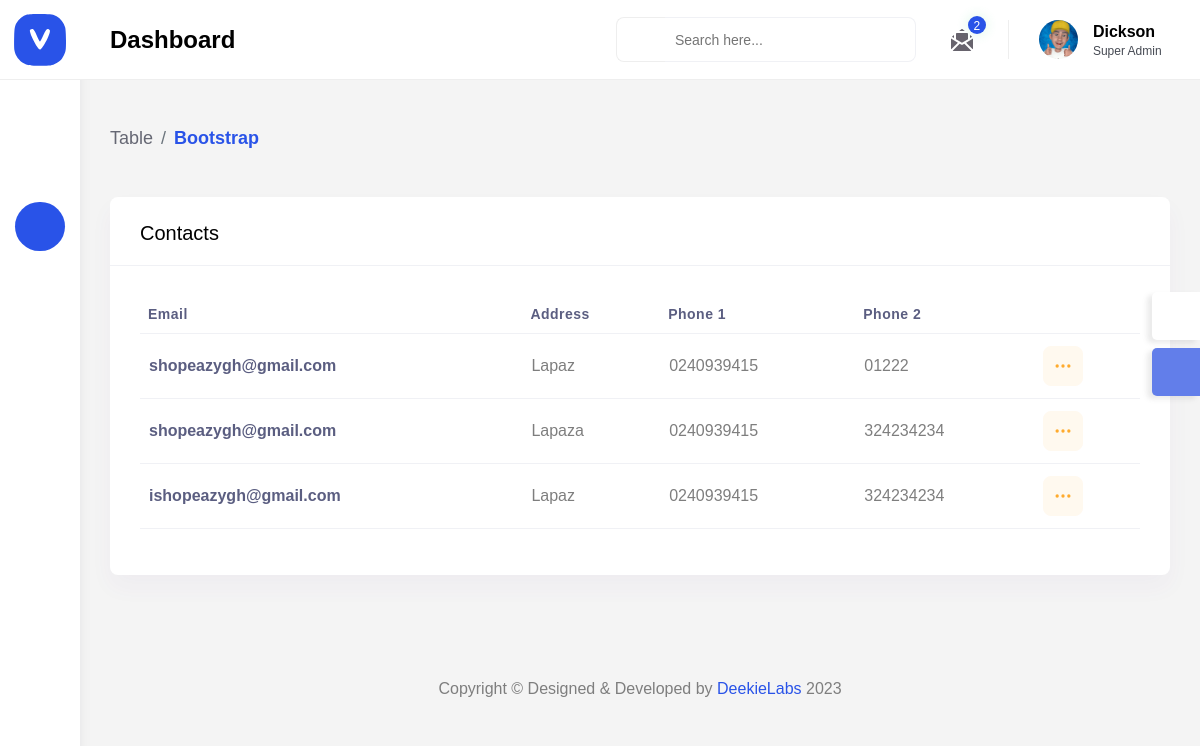
Page /dashboard/contact/view/ (signed in) on the earlier database version.
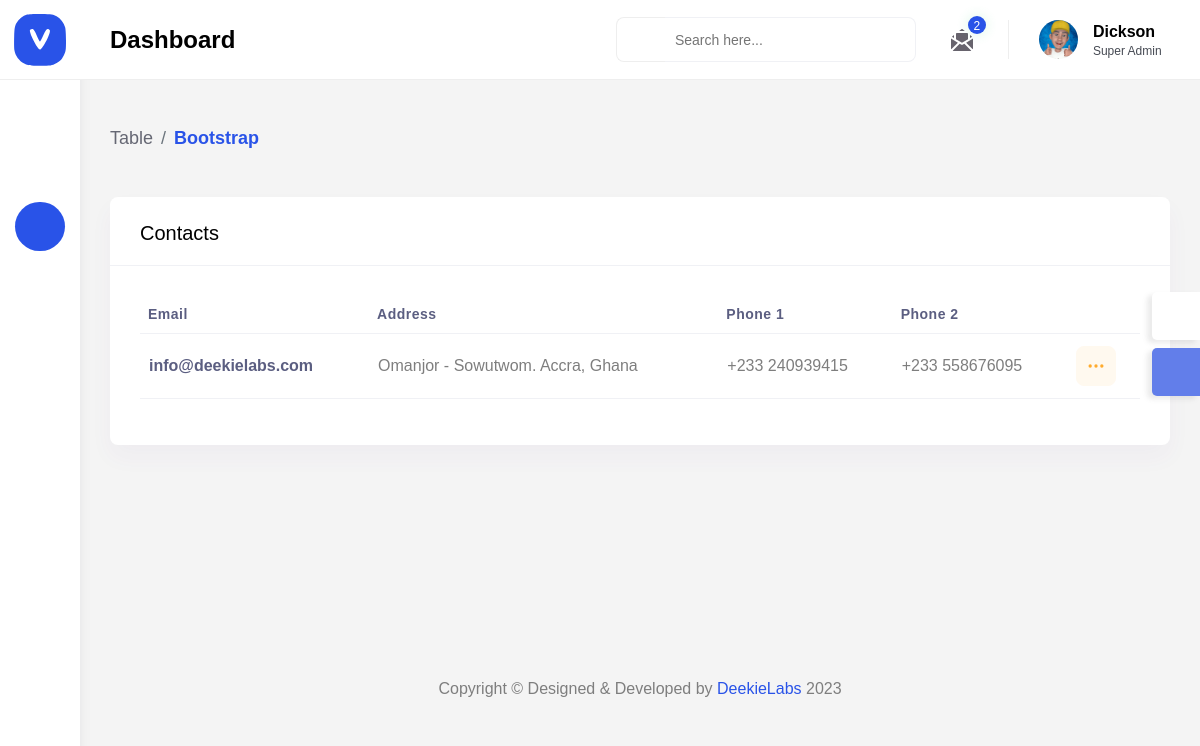
Same page on the later database version.
### main/models.py (models this page shows, shortened)
class ContactDetails(models.Model):
    address = models.CharField(max_length=150)
    phone = models.CharField(max_length=150)
    phone_2 = models.CharField(max_length=150)
    email = models.EmailField(max_length=254)
    id = models.UUIDField(default=uuid.uuid4, unique=True,
                          primary_key=True, editable=False)

### dashboard/views.py (the view)
# urls.py: path('contact/view/', views.viewContact, name="view-contact"),
@login_required(login_url="login")
def viewContact(request):
    user_messages = UserContact.objects.all()
    contacts = ContactDetails.objects.all()
    context = {
        'contacts':contacts,
        'user_messages':user_messages
    }
    return render(request, 'dashboard/contact/view-contact.html', context)

### dashboard/templates/dashboard/contact/view-contact.html (shortened to what this page needs)
{% extends 'layouts/admin.html' %}
{% load static %}
{% block content %}
        <div class="content-body">
            <div class="container-fluid">
                <div class="page-titles">
					<ol class="breadcrumb">
						<li class="breadcrumb-item"><a href="javascript:void(0)">Table</a></li>
						<li class="breadcrumb-item active"><a href="javascript:void(0)">Bootstrap</a></li>
					</ol>
                </div>
                <div class="row">
                    <div class="col-lg-12">
                        <div class="card">
                            <div class="card-header">
                                <h4 class="card-title">Contacts</h4>
                            </div>
                            <div class="card-body">
                                <div class="table-responsive">
                                    <table class="table table-responsive-md">
                                        <thead>
                                            <tr>
                                                <th><strong>Email</strong></th>
                                                <th><strong>Address</strong></th>
                                                <th><strong>Phone 1</strong></th>
                                                <th><strong>Phone 2</strong></th>
                                                <th></th>
                                            </tr>
                                        </thead>
                                        <tbody>
                                            {% for contact in contacts %}
                                                <tr>
                                                <td><strong>{{contact.email}}</strong></td>
                                                <td>{{contact.address}}</td>
                                                <td>{{contact.phone}}</td>
                                                <td>{{contact.phone_2}}</td>
                                                <td>
													<div class="dropdown">
														<button type="button" class="btn btn-warning light sharp" data-bs-toggle="dropdown">
														</button>
													</div>
												</td>
                                            </tr>
                                            {% endfor %}
                                        </tbody>
                                    </table>
                                </div>
                            </div>
                        </div>
                    </div>
                </div>
            </div>
        </div>
{% endblock content %}

Differences in the rows shown:
removed ContactDetails: email "shopeazygh@gmail.com", address "Lapaz", phone "0240939415", phone_2 "01222"
removed ContactDetails: email "shopeazygh@gmail.com", address "Lapaza", phone "0240939415", phone_2 "324234234"
removed ContactDetails: email "ishopeazygh@gmail.com", address "Lapaz", phone "0240939415", phone_2 "324234234"
added ContactDetails: email "info@deekielabs.com", address "Omanjor - Sowutwom. Accra, Ghana", phone "+233 240939415", phone_2 "+233 558676095"
